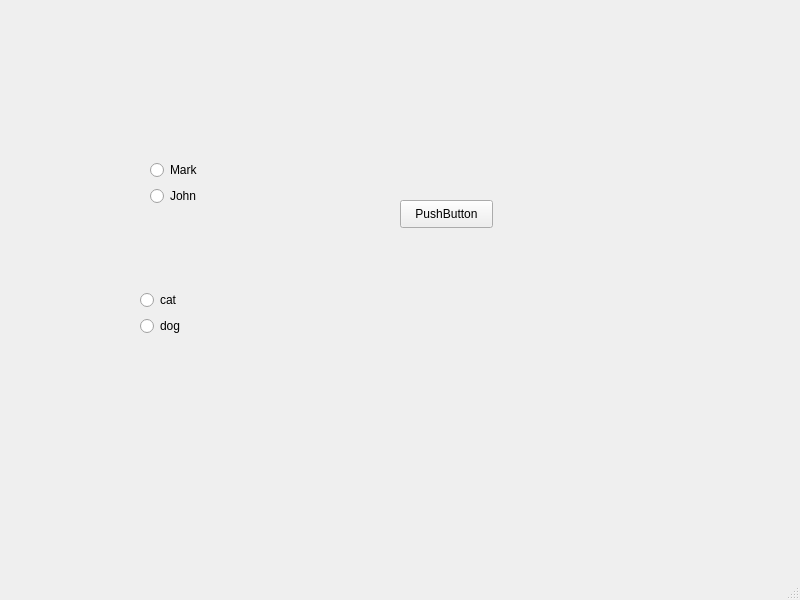
<?xml version="1.0" encoding="UTF-8"?>
<ui version="4.0">
 <class>MainWindow</class>
 <widget class="QMainWindow" name="MainWindow">
  <property name="geometry">
   <rect>
    <x>0</x>
    <y>0</y>
    <width>800</width>
    <height>600</height>
   </rect>
  </property>
  <property name="windowTitle">
   <string>MainWindow</string>
  </property>
  <widget class="QWidget" name="centralwidget">
   <widget class="QPushButton" name="pushButton">
    <property name="geometry">
     <rect>
      <x>400</x>
      <y>200</y>
      <width>93</width>
      <height>28</height>
     </rect>
    </property>
    <property name="text">
     <string>PushButton</string>
    </property>
   </widget>
   <widget class="QWidget" name="">
    <property name="geometry">
     <rect>
      <x>150</x>
      <y>160</y>
      <width>61</width>
      <height>47</height>
     </rect>
    </property>
    <layout class="QVBoxLayout" name="verticalLayout">
     <item>
      <widget class="QRadioButton" name="radioButton">
       <property name="text">
        <string>Mark</string>
       </property>
      </widget>
     </item>
     <item>
      <widget class="QRadioButton" name="radioButton_2">
       <property name="text">
        <string>John</string>
       </property>
      </widget>
     </item>
    </layout>
   </widget>
   <widget class="QWidget" name="">
    <property name="geometry">
     <rect>
      <x>140</x>
      <y>290</y>
      <width>53</width>
      <height>47</height>
     </rect>
    </property>
    <layout class="QVBoxLayout" name="verticalLayout_2">
     <item>
      <widget class="QRadioButton" name="radioButton_3">
       <property name="text">
        <string>cat</string>
       </property>
      </widget>
     </item>
     <item>
      <widget class="QRadioButton" name="radioButton_4">
       <property name="text">
        <string>dog</string>
       </property>
      </widget>
     </item>
    </layout>
   </widget>
  </widget>
  <widget class="QMenuBar" name="menubar">
   <property name="geometry">
    <rect>
     <x>0</x>
     <y>0</y>
     <width>800</width>
     <height>26</height>
    </rect>
   </property>
  </widget>
  <widget class="QStatusBar" name="statusbar"/>
 </widget>
 <resources/>
 <connections/>
</ui>
